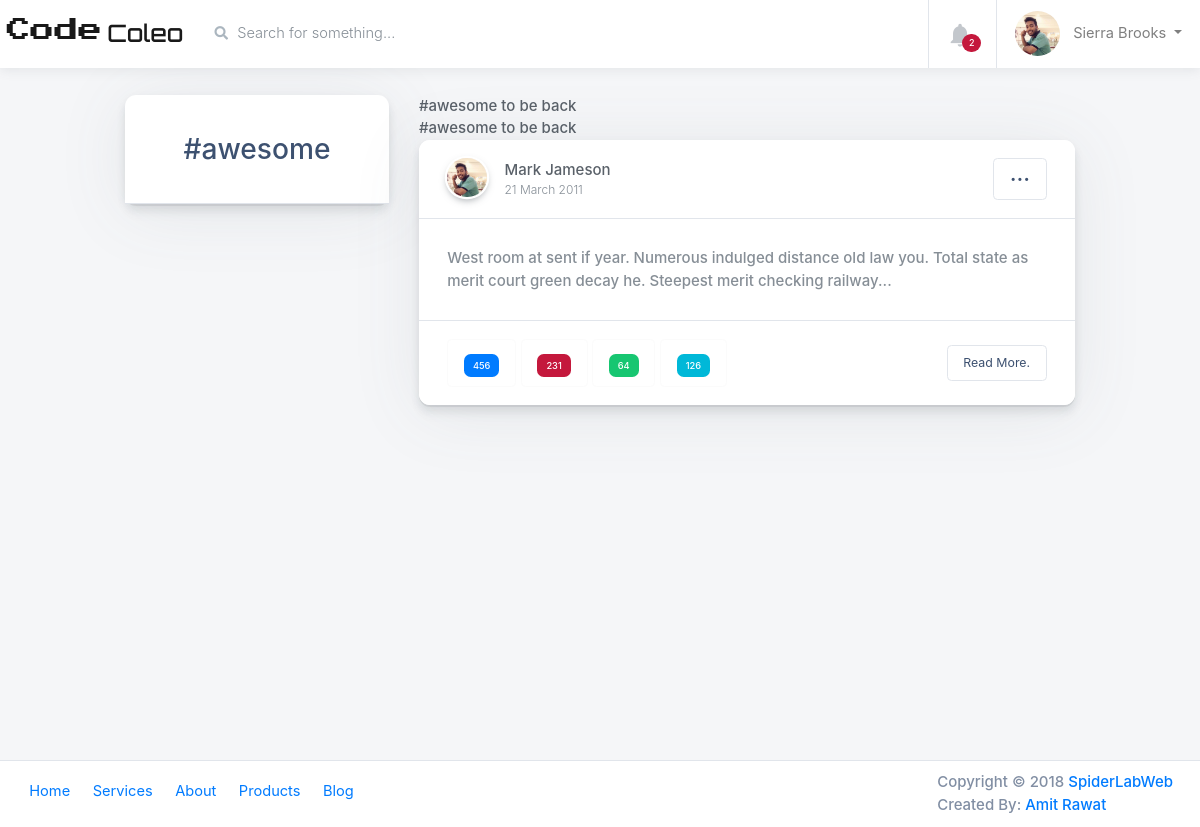
Page /tags/awesome/ on the committed database.
### hashtags/models.py (models this page shows, shortened)
class HashTag(models.Model):
    tag = models.CharField(max_length=120)
    timestamp = models.DateTimeField(auto_now_add=True)
    def get_posts(self):
        return Post.objects.filter(content__icontains="#"+self.tag)

### posts/models.py (models this page shows, shortened)
class Post(models.Model):
    parent = models.ForeignKey("self",blank=True, null=True)
    user = models.ForeignKey(settings.AUTH_USER_MODEL,default=1)
    title = models.CharField(max_length=50, blank=True, null=True)
    content = models.CharField(max_length=155)
    liked = models.ManyToManyField(settings.AUTH_USER_MODEL, blank=True, related_name="liked")
    timestamp = models.DateTimeField(auto_now_add=True)
    updated = models.DateTimeField(auto_now=True)
    objects = PostManager()
    class Meta:
        ordering = ['-timestamp']

### hashtags/views.py (the view)
# urls.py: url(r'^tags/(?P<hashtag>.*)/$', HashTagView.as_view(), name="hashtag"),
class HashTagView(View):
    def get(self, request, hashtag, *args, **kwargs):
        obj, created = HashTag.objects.get_or_create(tag=hashtag)
        return render(request,"hashtags/tag_view.html",{"obj":obj})

### hashtags/templates/hashtags/tag_view.html (shortened to what this page needs)
{% extends "base.html" %}
{% load static %}
{% block main-container-bar %}
<main class="main-content  col-sm-12 p-0 {% if sidebar %} col-lg-10 col-md-9 col-sm-12 p-0 offset-lg-2 offset-md-3 {% else %} col-lg-12 col-md-12 col-sm-12 p-0 {% endif %}">
    <div class="main-navbar sticky-top bg-white">
{% endblock main-container-bar %}
{% block navbar-logo %}
<a class="navbar-brand w-25 mr-0" href="#" style="line-height: 25px;">
    <div class="d-table m-auto">
        <span class="d-none d-md-inline ml-1" style="font-family: 'Press Start 2P', cursive; font-size: 24px; ">Code</span> <span class="d-none d-md-inline ml-1" style="font-family: 'Orbitron', sans-serif; font-size: 24px;">Coleo</span>
    </div>
</a>
{% endblock navbar-logo %}
{% block content %}
<div class="row mt-4">
    <div class="col-lg-1">
    </div>
    <div class="col-lg-3">
      <div class="card card-small mb-4 pt-3">
        <div class="card-header border-bottom text-center">
          <div class="mb-3 mx-auto">
          <h4 class="mb-0"> #{{ obj.tag }} </h4>
          </div>
      </div>
    </div>
    </div>
    <div class="col-lg-7">
      {% for post in obj.get_posts %}
        {{ post.content }} <br>
      {% endfor %}
      <div class="card card-small card-post mb-4">
        <div class="card-header border-bottom d-flex">
            <div class="card-post__author d-flex">
              <img class="card-post__author-avatar card-post__author-avatar--small" src="{% static 'images/avatars/0.jpg' %}" alt="User Avatar">
              <div class="d-flex flex-column justify-content-center ml-3">
                <span class="card-post__author-name">Mark Jameson</span>
                <small class="text-muted">21 March 2011</small>
              </div>
            </div>
            <div class="my-auto ml-auto">
              <button class="btn btn-sm btn-white py-0" type="button" id="dropdownMenu1" data-toggle="dropdown" aria-haspopup="true" aria-expanded="true"> <h5>...</h5> </button>
            </div>
          </div>
      <div class="card-body">
        <p class="card-text text-muted">West room at sent if year. Numerous indulged distance old law you. Total state as merit court green decay he. Steepest merit checking railway...</p>
      </div>
      <div class="card-footer border-top d-flex">
          <button type="button" class="mb-0 btn btn-sm btn-outline-light mr-1"> <span class="badge badge-primary">456</span> </button>
          <button type="button" class="mb-0 btn btn-sm btn-outline-light mr-1"> <span class="badge badge-danger">231</span> </button>
          <button type="button" class="mb-0 btn btn-sm btn-outline-light mr-1"> <span class="badge badge-success">64</span> </button>
          <button type="button" class="mb-0 btn btn-sm btn-outline-light mr-1"> <span class="badge badge-info">126</span> </button>
        <div class="my-auto ml-auto">
          <a class="btn btn-sm btn-white" href="#"> Read More. </a>
        </div>
      </div>
      </div>
    </div>
    <div class="col-lg-1">
    </div>
  </div>
{% endblock content %}

### rows in the picture
HashTag: tag "awesome"
Post: content "#awesome to be back"
Post: content "#awesome to be back"
